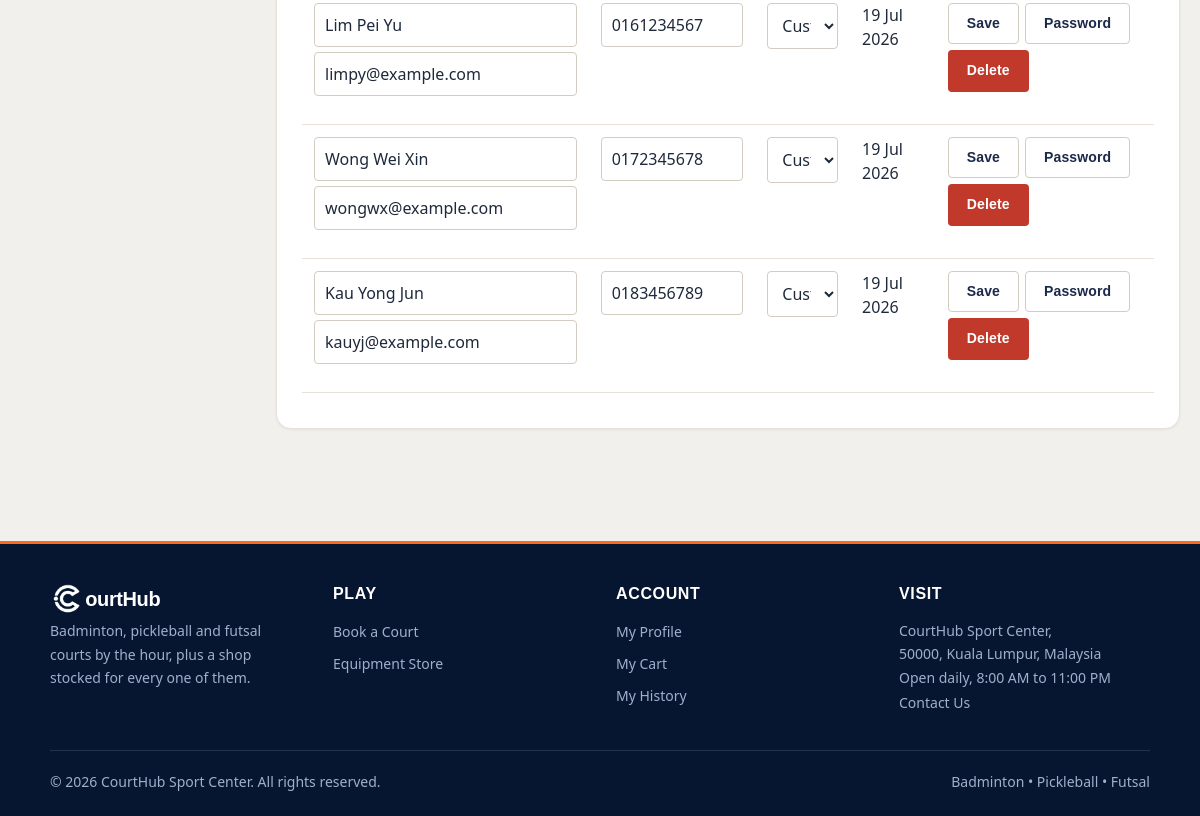
Before: /admin/users.php (signed in, lower part) with the older database file.
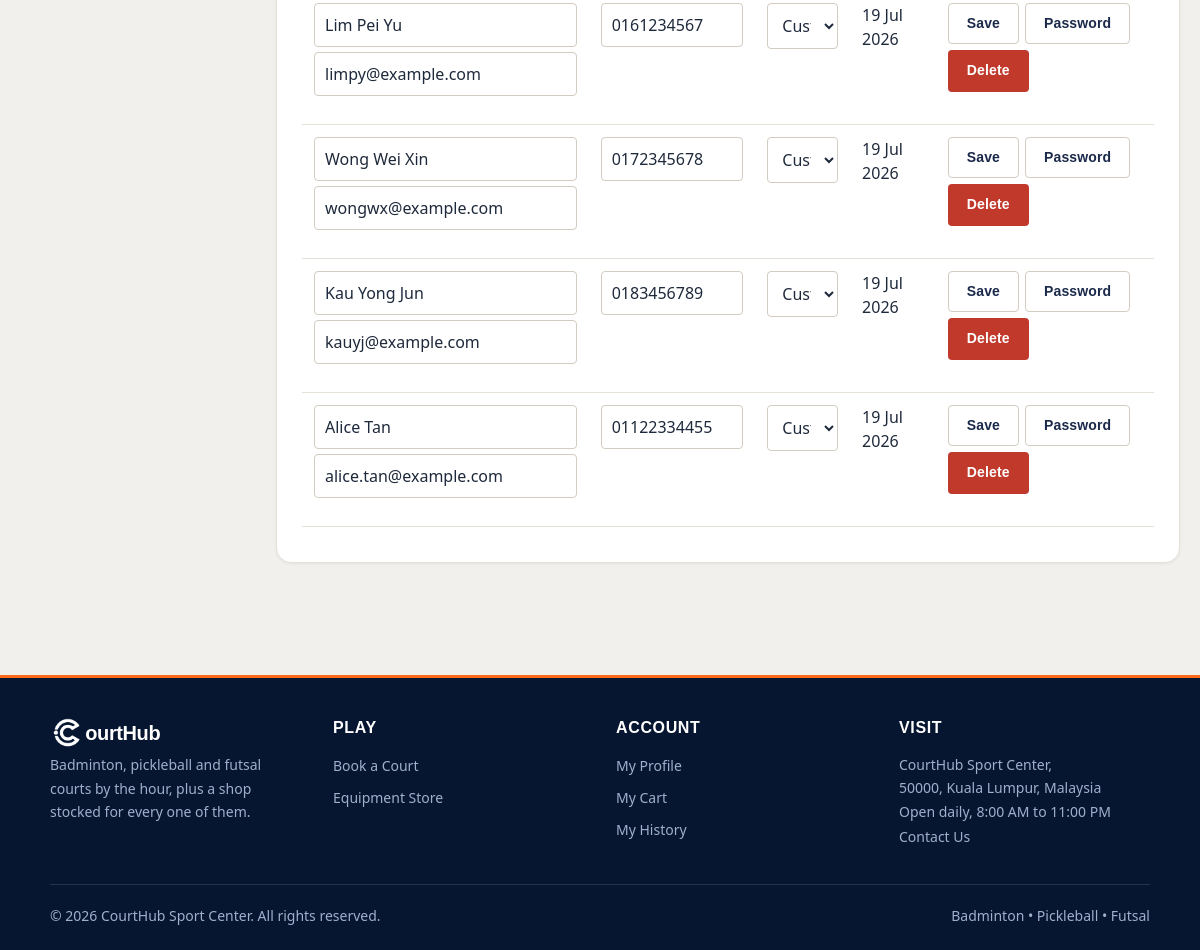
After: the same page with the newer database file.
### tables this page shows
CREATE TABLE users (
    user_id         INT AUTO_INCREMENT PRIMARY KEY,
    full_name       VARCHAR(100) NOT NULL,
    email           VARCHAR(100) NOT NULL UNIQUE,
    password_hash   VARCHAR(255) NOT NULL,
    phone           VARCHAR(20),
    role            ENUM('customer', 'admin') NOT NULL DEFAULT 'customer',
    created_at      TIMESTAMP DEFAULT CURRENT_TIMESTAMP
);

### config/functions.php (called while the page is built, shortened)
<?php
function h($string) {
    return htmlspecialchars($string ?? '', ENT_QUOTES, 'UTF-8');
}
function appBasePath() {
    static $base_path = null;
    if ($base_path !== null) {
        return $base_path;
    }
    $document_root = realpath($_SERVER['DOCUMENT_ROOT'] ?? '');
    $app_root = realpath(__DIR__ . '/..');
    if ($document_root && $app_root && substr(strtolower($app_root), 0, strlen(strtolower($document_root))) === strtolower($document_root)) {
        $relative = substr($app_root, strlen($document_root));
        $base_path = str_replace('\\', '/', $relative);
        $base_path = $base_path === '/' ? '' : rtrim($base_path, '/');
    } else {
        $base_path = '';
    }
    return $base_path;
}
function app_url($path = '') {
    $path = '/' . ltrim($path, '/');
    return appBasePath() . ($path === '/' ? '' : $path);
}
    ?>

### admin/users.php (the view, shortened to what this page needs)
<?php
require_once __DIR__ . '/../config/db_connect.php';
require_once __DIR__ . '/../config/functions.php';
$current_admin_id = $_SESSION['user_id'] ?? 0;
$sql = "SELECT user_id, full_name, email, phone, role, created_at FROM users WHERE 1=1";
$sql .= " ORDER BY created_at DESC";
$stmt = $conn->prepare($sql);
$stmt->execute();
$users_result = $stmt->get_result();
$users = [];
while ($row = $users_result->fetch_assoc()) {
    $users[] = $row;
}
require_once __DIR__ . '/../includes/header.php';
?>
<div class="dashboard-layout">
    <div class="dashboard-main-content">
        <section class="card">
            <?php if (empty($users)): ?>
                <div class="empty-state">No users match your current criteria.</div>
            <?php else: ?>
                <div class="table-wrap">
                    <table>
                        <tbody>
                            <?php foreach ($users as $user): ?>
                                <?php $user_form_id = 'user_form_' . (int)$user['user_id']; ?>
                                <tr>
                                    <td>
                                        <div class="form-group">
                                            <input type="text" name="full_name" value="<?= h($user['full_name']) ?>" form="<?= h($user_form_id) ?>" required placeholder="Full Name">
                                            <input type="email" name="email" value="<?= h($user['email']) ?>" form="<?= h($user_form_id) ?>" required placeholder="Email" style="margin-top: 5px;">
                                        </div>
                                    </td>
                                    <td>
                                        <div class="form-group">
                                            <input type="text" name="phone" value="<?= h($user['phone'] ?? '') ?>" form="<?= h($user_form_id) ?>" placeholder="Phone Number">
                                        </div>
                                    </td>
                                    <td>
                                        <div class="form-group">
                                            <select name="role" form="<?= h($user_form_id) ?>" required>
                                                <option value="customer" <?= $user['role'] === 'customer' ? 'selected' : '' ?>>Customer</option>
                                            </select>
                                        </div>
                                    </td>
                                    <td><?= date('j M Y', strtotime($user['created_at'])) ?></td>
                                    <td>
                                        <div style="display: flex; gap: 6px; flex-wrap: wrap; align-items: center;">
                                            <button type="submit" class="btn btn-secondary" form="<?= h($user_form_id) ?>">Save</button>
                                            <button type="button" class="btn btn-secondary" onclick="togglePasswordForm(<?= (int)$user['user_id'] ?>)">Password</button>
                                            <?php if ((int)$user['user_id'] !== $current_admin_id): ?>
                                                <form method="POST" action="<?= h(app_url('/admin/users.php')) ?>" onsubmit="return confirm('Are you sure you want to delete <?= h($user['full_name']) ?>?');">
                                                    <button type="submit" class="btn btn-danger">Delete</button>
                                                </form>
                                            <?php else: ?>
                                                <span class="muted">(Current Admin)</span>
                                            <?php endif; ?>
                                        </div>
                                    </td>
                                </tr>
                            <?php endforeach; ?>
                        </tbody>
                    </table>
                </div>
            <?php endif; ?>
        </section>
    </div>
</div>
<?php require_once __DIR__ . '/../includes/footer.php'; ?>

Changed rows visible on the page:
added users: full_name "Alice Tan", email "alice.tan@example.com", phone "01122334455", role "Customer", created_at "19 Jul 2026"
